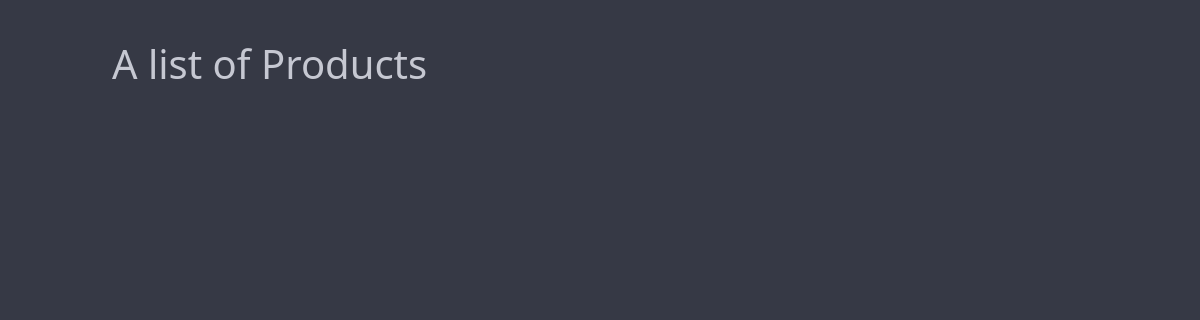
/products/, run on an earlier commit of the app's database.
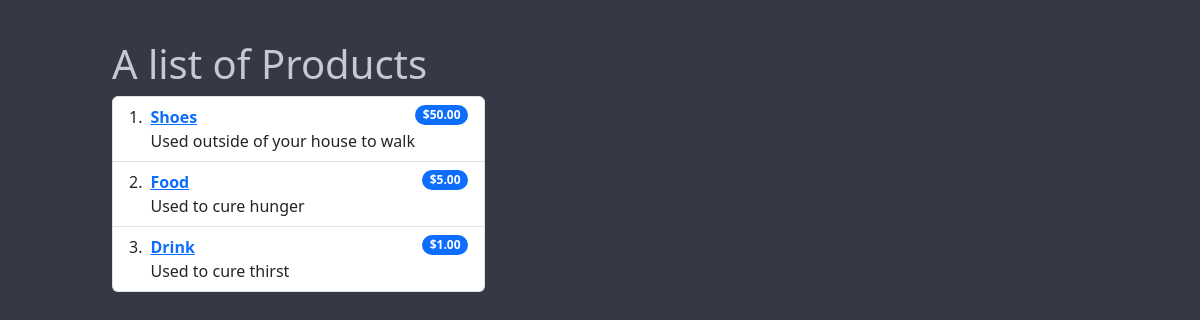
And on a later commit of the database.
### myapp/models.py (models this page shows)
class Product(models.Model):
    name = models.CharField(max_length=255)
    price = models.DecimalField(max_digits=10, decimal_places=2)
    description = models.TextField()

### myapp/views.py (the view)
# urls.py: path("products/", views.index, name="products"),
def index(request):
    products = Product.objects.all()
    return render(request, "products/index.html", {"products": products})

### myapp/templates/products/index.html (shortened to what this page needs)
<!DOCTYPE html>
<html>
<head>
  <link href="https://cdn.jsdelivr.net/npm/bootstrap@5.3.3/dist/css/bootstrap.min.css" rel="stylesheet">
  <link href="https://getbootstrap.com/docs/5.3/assets/css/docs.css" rel="stylesheet">
</head>
<body>
  <div class="container-fluid" style="margin-top: 40px; margin-left: 100px; width: 80%;">
  <h1>A list of Products</h1>
    <div style = "width: fit-content">
        <ol class="list-group list-group-numbered">
            {% for product in products%}
            <li class="list-group-item d-flex justify-content-between align-items-start">
                <div class="ms-2 me-auto">
                <div class="fw-bold"><a href="{% url 'product' product.id %}">{{ product.name }}</a></div>
                {{product.description}}
                </div>
                <span class="badge text-bg-primary rounded-pill">${{product.price}}</span>
            </li>
            {% endfor %}
        </ol>
    </div>
  </div>
</body>
</html>

### myapp/templates/products/index.html (style rules this page uses)
body { background-color:#363945; color: #c6c8d2; }

What changed in the data, as far as the page shows it:
added Product: name "Shoes", description "Used outside of your house to walk", price "50.00"
added Product: name "Food", description "Used to cure hunger", price "5.00"
added Product: name "Drink", description "Used to cure thirst", price "1.00"
